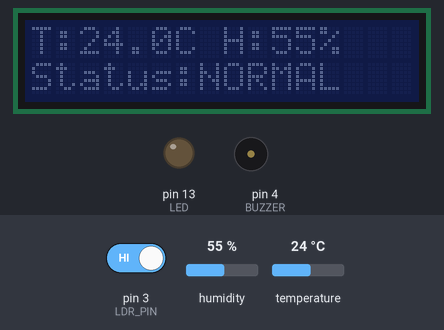
The sketch below on a simulated Arduino Uno, built with avr-gcc and run on an emulated ATmega328P. Shown: 16×2 character LCD, output pins drawn as LEDs (lit = HIGH), buzzer (waves = sounding). Inputs (shaded band) come from the test bench; at power-on: temperature 24 °C, pin 3 (LDR_PIN) HIGH, humidity 55 %. What the sketch prints to the serial monitor is not drawn.

Above: at 4.2 s.
4.3 s: temperature set to 16 °C
At 7.1 s:
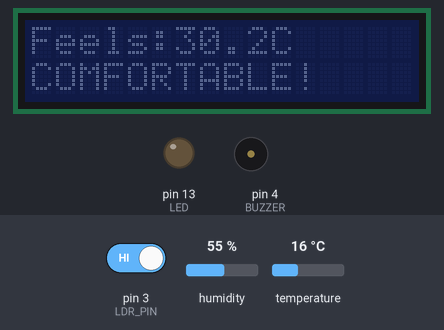
10.6 s: temperature set to 13 °C
At 13.6 s:
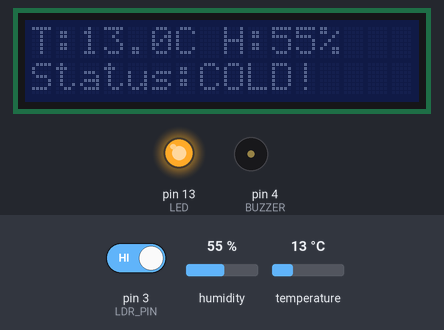
18.2 s: pin 3 (LDR_PIN) driven LOW
At 22.9 s:
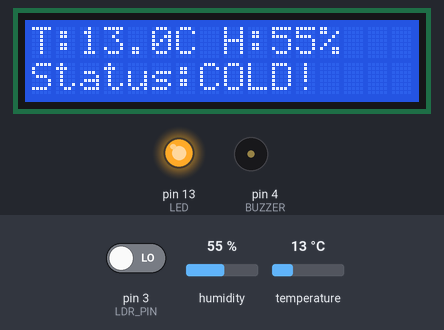
25.8 s: humidity set to 88 %
At 28.7 s:
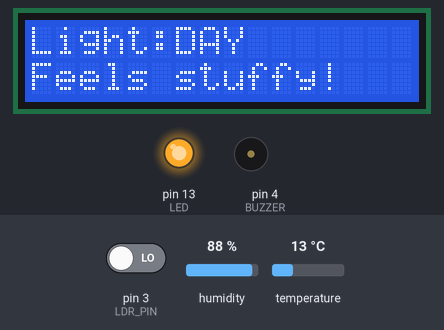
33.4 s: pin 3 (LDR_PIN) driven HIGH
At 38.1 s:
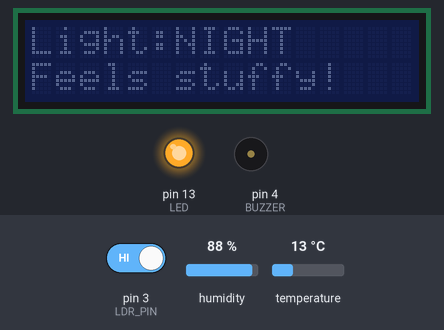
40.6 s: temperature set to 41 °C
At 44.0 s:
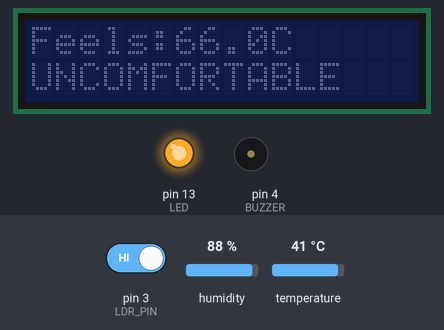
Timing chart, 0 to 49.2 s (numbered marks = the images above; inputs shaded):
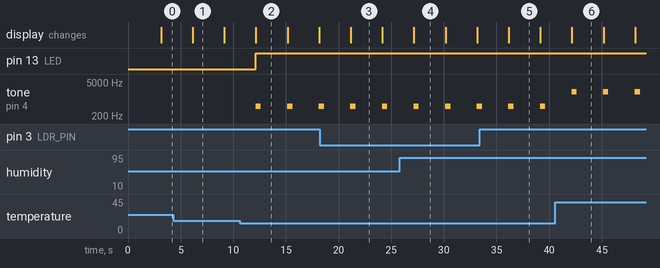

The sketch:

Mini_Weather_Station.ino
```cpp
#include <Wire.h>
#include <LiquidCrystal_I2C.h>
#include "DHT.h"

#define DHTPIN    2
#define DHTTYPE   DHT11
#define LDR_PIN   3
#define BUZZER    4
#define LED       13

DHT dht(DHTPIN, DHTTYPE);
LiquidCrystal_I2C lcd(0x27, 16, 2);

unsigned long lastUpdate = 0;
int screen = 0; // rotate between screens

void setup() {
  Serial.begin(9600);
  pinMode(LDR_PIN, INPUT);
  pinMode(BUZZER, OUTPUT);
  pinMode(LED, OUTPUT);

  dht.begin();

  lcd.init();
  lcd.backlight();
  lcd.clear();
  lcd.setCursor(0, 0);
  lcd.print(" Mini Weather  ");
  lcd.setCursor(0, 1);
  lcd.print("   Station!    ");
  delay(3000);
  lcd.clear();

  Serial.println("Mini Weather Station Ready!");
}

String getWeatherStatus(float temp, float hum) {
  if (temp > 35) return "HOT!";
  else if (temp < 18) return "COLD!";
  else if (hum > 80) return "HUMID";
  else if (hum < 30) return "DRY";
  else return "NORMAL";
}

String getComfort(float temp, float hum) {
  float heatIndex = temp + 0.33 * hum - 4;
  if (heatIndex > 35) return "UNCOMFORTABLE";
  else if (heatIndex < 18) return "TOO COLD!";
  else return "COMFORTABLE!";
}

void handleAlerts(float temp, float hum) {
  if (temp > 38) {
    // Extreme heat alert
    digitalWrite(LED, HIGH);
    tone(BUZZER, 2000, 500);
    Serial.println("EXTREME HEAT ALERT!");
  } else if (temp < 15) {
    // Extreme cold alert
    digitalWrite(LED, HIGH);
    tone(BUZZER, 500, 500);
    Serial.println("EXTREME COLD ALERT!");
  } else {
    digitalWrite(LED, LOW);
    noTone(BUZZER);
  }
}

void loop() {
  unsigned long now = millis();

  // Update every 3 seconds
  if (now - lastUpdate > 3000) {
    lastUpdate = now;

    float temp = dht.readTemperature();
    float hum  = dht.readHumidity();
    int light  = digitalRead(LDR_PIN);

    if (isnan(temp) || isnan(hum)) {
      Serial.println("DHT11 error!");
      return;
    }

    // Auto LCD backlight
    if (light == LOW) {
      lcd.backlight();    // day = backlight ON
    } else {
      lcd.noBacklight();  // night = backlight OFF
    }

    handleAlerts(temp, hum);

    // Rotate screens every 3 seconds
    lcd.clear();
    if (screen == 0) {
      // Screen 1 — Temp + Humidity
      lcd.setCursor(0, 0);
      lcd.print("T:");
      lcd.print(temp, 1);
      lcd.print("C H:");
      lcd.print(hum, 0);
      lcd.print("%");
      lcd.setCursor(0, 1);
      lcd.print("Status:");
      lcd.print(getWeatherStatus(temp, hum));

    } else if (screen == 1) {
      // Screen 2 — Comfort level
      lcd.setCursor(0, 0);
      lcd.print("Feels:");
      float heatIndex = temp + 0.33 * hum - 4;
      lcd.print(heatIndex, 1);
      lcd.print("C");
      lcd.setCursor(0, 1);
      lcd.print(getComfort(temp, hum));

    } else if (screen == 2) {
      // Screen 3 — Light + advice
      lcd.setCursor(0, 0);
      lcd.print("Light:");
      lcd.print(light == LOW ? "DAY" : "NIGHT");
      lcd.setCursor(0, 1);
      if (temp > 33) {
        lcd.print("Drink water!");
      } else if (hum > 75) {
        lcd.print("Feels stuffy!");
      } else {
        lcd.print("Weather good!");
      }
    }

    screen++;
    if (screen > 2) screen = 0;

    // Serial Monitor log
    Serial.print("Temp: "); Serial.print(temp);
    Serial.print("C  Hum: "); Serial.print(hum);
    Serial.print("%  Light: "); Serial.println(light == LOW ? "DAY" : "NIGHT");
  }
}
```

Measured:
- the behaviour switches between 15 and 14 °C on temperature (found by bisection; images 1 and 2)
- after the input at 4.3 s, the display: changes after 1.9 s (image 1)
- after the input at 10.6 s, pin 13 (LED): LOW → HIGH after 1.5 s; tone on pin 4 (BUZZER): alternates 500 Hz for 0.50 s and silent for 2.5 s, starting after 1.5 s
- after the input at 18.2 s, the display: changes after 3.0 s (image 3)
- after the input at 25.8 s, the display: changes after 1.4 s (image 4)
- after the input at 33.4 s, the display: changes after 2.8 s (image 5)
- what the display in image 1 shows lasts 3.0 s, from 6.2 s to 9.2 s
